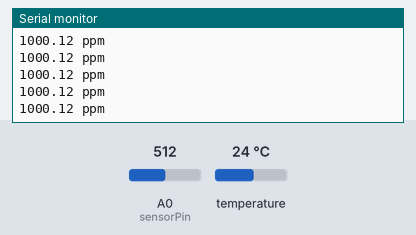
This sketch was run on a simulated ESP8266 (NodeMCU). On the bench: the last lines printed to the serial monitor. The test bench sets the inputs (shaded band); at power-on: temperature 24 °C, A0 (sensorPin) = 512. WiFi joins after 1.5 s; servers stay silent unless stated.

Above: at 3.0 s.
3.1 s: temperature set to 12 °C
5.0 s: A0 (sensorPin) set to 716
At 6.3 s:
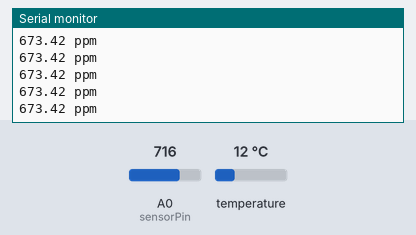
6.5 s: temperature set to 19 °C
8.0 s: A0 (sensorPin) set to 900
At 9.3 s:
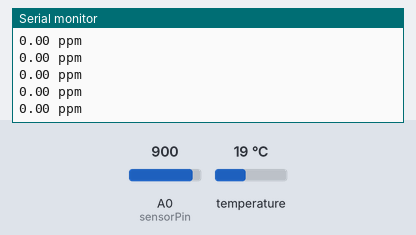
9.5 s: A0 (sensorPin) set to 511
At 10.4 s:
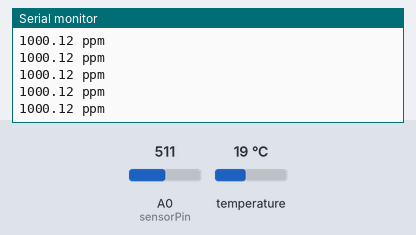
Timing chart, 0 to 10.7 s (numbered marks = the images above; inputs shaded):
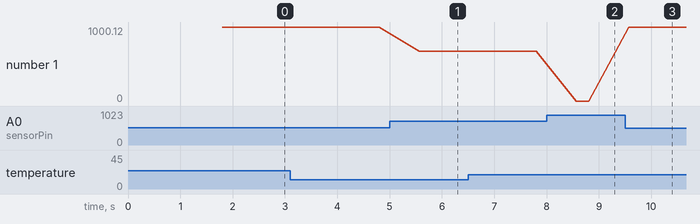

Measured:
- after the input at 5.0 s, the serial monitor: prints a new line after 0.57 s (image 1)
- after the input at 8.0 s, the serial monitor: prints a new line after 0.57 s (image 2)
- after the input at 9.5 s, the serial monitor: prints a new line after 0.07 s (image 3)
- plotted number 1: 1000.12 → 673.42 after the input at 5.0 s, 673.42 → 0 after the input at 8.0 s, 0 → 1000.12 after the input at 9.5 s

The sketch:

Temp_Turbidity.ino
```cpp
#define BLYNK_TEMPLATE_ID "TMPLN1pHRbur"
#define BLYNK_DEVICE_NAME "Temperature Sensor"
#define BLYNK_AUTH_TOKEN "vNrCHYmtssS7KJdiKxROgeoJo-9Yv0c3"

// Comment this out to disable prints and save space
#define BLYNK_PRINT Serial


#include <ESP8266WiFi.h>
#include <BlynkSimpleEsp8266.h>

char auth[] = BLYNK_AUTH_TOKEN;
char ssid[] = "Redmi";
char pass[] = "";

// #define BLYNK_FIRMWARE_VERSION        "0.1.0"
// #define APP_DEBUG
#define USE_NODE_MCU_BOARD

BlynkTimer timer;
#include <DallasTemperature.h>
#include <OneWire.h>
#define ONE_WIRE_BUS D2                          //D2 pin of nodemcu

OneWire oneWire(ONE_WIRE_BUS);
DallasTemperature sensors(&oneWire);

int sensorPin = A0;
float volt;
float NTU;
float PPM;

// This function is called every time the device is connected to the Blynk.Cloud
BLYNK_CONNECTED()
{
  // Change Web Link Button message to "Congratulations!"
  Blynk.setProperty(V3, "offImageUrl", "https://static-image.nyc3.cdn.digitaloceanspaces.com/general/fte/congratulations.png");
  Blynk.setProperty(V3, "onImageUrl",  "https://static-image.nyc3.cdn.digitaloceanspaces.com/general/fte/congratulations_pressed.png");
  Blynk.setProperty(V3, "url", "https://docs.blynk.io/en/getting-started/what-do-i-need-to-blynk/how-quickstart-device-was-made");
}

float round_to_dp( float in_value, int decimal_place)
{
  float multiplier = powf( 10.0f, decimal_place );
  in_value = roundf( in_value * multiplier ) / multiplier;
  return in_value;
}


// This function sends Arduino's uptime every second to Virtual Pin 2.
void myTimerEvent()
{
  // For Temperature Sensor

  sensors.requestTemperatures();                // Send the command to get temperatures
  float RawValue = sensors.getTempCByIndex(0);
  if( RawValue == DEVICE_DISCONNECTED_C)
  {
     Serial.println("Error: Could not read temperature data");
  }
  else{
    float CorrectedValue = RawValue - 0.4; //had an offset of 0.3 degree celcius

    // Serial.println("Temperature is: ");
    // Serial.println(CorrectedValue);

    Blynk.virtualWrite(V0, CorrectedValue); //sending to Blynk
    Serial.println("\ntemp - ");
    Serial.println(CorrectedValue);

    if (CorrectedValue > 70)
    {
      Blynk.logEvent("unsafe_", String("High TemperatureDetected! Tº: ") + CorrectedValue);
    }
    if (PPM*3 >= 1){
      Blynk.logEvent("unsafe_", String("High Turbidity! : ") + PPM + String("ppm"));
    }
  }

  // for Turbudity Sensor
  Blynk.virtualWrite(V1, PPM); //sending to Blynk
}

void setup()
{
  Serial.begin(115200);
  Blynk.begin(auth, ssid, pass);
  timer.setInterval(1000L, myTimerEvent);
}

void loop() {
  int sensorvalue = analogRead(A0);
  volt = sensorvalue * (5.0 / 1024.0);
  volt = round_to_dp(volt,1);

  if (volt >= 3.9)
  {
    NTU = 0;
  }
  else
  {
    NTU = -1120.4*volt*volt+5742.3*volt-4352.9;
//     // NTU = -832416.66667 * volt + 271666.66667 * volt*volt + 637542.00000;
//     NTU = -166371.03096 * volt + 56829.45084 *  + 121548.80168;
    if(NTU<0){
      NTU = 0;
    }
  }
  PPM = NTU/3;
  Serial.print(PPM);
  Serial.print(" ppm\n");

  Blynk.run();
  timer.run();

  // put your main code here, to run repeatedly:

}
```
